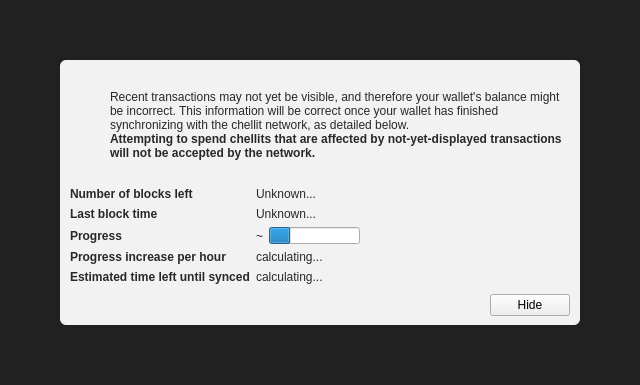
<?xml version="1.0" encoding="UTF-8"?>
<ui version="4.0">
 <class>ModalOverlay</class>
 <widget class="ModalOverlay" name="ModalOverlay">
  <property name="geometry">
   <rect>
    <x>0</x>
    <y>0</y>
    <width>640</width>
    <height>385</height>
   </rect>
  </property>
  <property name="windowTitle">
   <string>Form</string>
  </property>
  <layout class="QVBoxLayout" name="verticalLayout" stretch="0">
   <property name="sizeConstraint">
    <enum>QLayout::SetDefaultConstraint</enum>
   </property>
   <property name="leftMargin">
    <number>0</number>
   </property>
   <property name="topMargin">
    <number>0</number>
   </property>
   <property name="rightMargin">
    <number>0</number>
   </property>
   <property name="bottomMargin">
    <number>0</number>
   </property>
   <item>
    <widget class="QWidget" name="bgWidget" native="true">
     <property name="styleSheet">
      <string notr="true">#bgWidget { background: rgba(0,0,0,220); }</string>
     </property>
     <layout class="QVBoxLayout" name="verticalLayoutMain" stretch="1">
      <property name="leftMargin">
       <number>60</number>
      </property>
      <property name="topMargin">
       <number>60</number>
      </property>
      <property name="rightMargin">
       <number>60</number>
      </property>
      <property name="bottomMargin">
       <number>60</number>
      </property>
      <item>
       <widget class="QWidget" name="contentWidget" native="true">
        <property name="styleSheet">
         <string notr="true">#contentWidget { background: rgba(255,255,255,240); border-radius: 6px; }

QLabel { color: rgb(40,40,40);  }</string>
        </property>
        <layout class="QVBoxLayout" name="verticalLayoutSub" stretch="1,0,0,0">
         <property name="spacing">
          <number>0</number>
         </property>
         <property name="leftMargin">
          <number>10</number>
         </property>
         <property name="topMargin">
          <number>10</number>
         </property>
         <property name="rightMargin">
          <number>10</number>
         </property>
         <property name="bottomMargin">
          <number>10</number>
         </property>
         <item>
          <layout class="QHBoxLayout" name="horizontalLayoutIconText" stretch="0,1">
           <property name="topMargin">
            <number>20</number>
           </property>
           <item>
            <layout class="QVBoxLayout" name="verticalLayoutIcon">
             <property name="leftMargin">
              <number>0</number>
             </property>
             <item>
              <widget class="QPushButton" name="warningIcon">
               <property name="enabled">
                <bool>false</bool>
               </property>
               <property name="text">
                <string/>
               </property>
               <property name="icon">
                <iconset>
                 <normaloff>:/icons/warning</normaloff>
                 <disabledoff>:/icons/warning</disabledoff>:/icons/warning</iconset>
               </property>
               <property name="iconSize">
                <size>
                 <width>48</width>
                 <height>48</height>
                </size>
               </property>
               <property name="flat">
                <bool>true</bool>
               </property>
              </widget>
             </item>
             <item>
              <spacer name="verticalSpacerWarningIcon">
               <property name="orientation">
                <enum>Qt::Vertical</enum>
               </property>
               <property name="sizeHint" stdset="0">
                <size>
                 <width>20</width>
                 <height>40</height>
                </size>
               </property>
              </spacer>
             </item>
            </layout>
           </item>
           <item>
            <layout class="QVBoxLayout" name="verticalLayoutInfoText">
             <property name="leftMargin">
              <number>0</number>
             </property>
             <property name="topMargin">
              <number>0</number>
             </property>
             <item>
              <widget class="QLabel" name="infoText">
               <property name="text">
                <string>Recent transactions may not yet be visible, and therefore your wallet's balance might be incorrect. This information will be correct once your wallet has finished synchronizing with the chellit network, as detailed below.</string>
               </property>
               <property name="textFormat">
                <enum>Qt::RichText</enum>
               </property>
               <property name="wordWrap">
                <bool>true</bool>
               </property>
              </widget>
             </item>
             <item>
              <widget class="QLabel" name="infoTextStrong">
               <property name="font">
                <font>
                 <weight>75</weight>
                 <bold>true</bold>
                </font>
               </property>
               <property name="text">
                <string>Attempting to spend chellits that are affected by not-yet-displayed transactions will not be accepted by the network.</string>
               </property>
               <property name="textFormat">
                <enum>Qt::RichText</enum>
               </property>
               <property name="wordWrap">
                <bool>true</bool>
               </property>
              </widget>
             </item>
             <item>
              <spacer name="verticalSpacerInTextSpace">
               <property name="orientation">
                <enum>Qt::Vertical</enum>
               </property>
               <property name="sizeHint" stdset="0">
                <size>
                 <width>20</width>
                 <height>40</height>
                </size>
               </property>
              </spacer>
             </item>
            </layout>
           </item>
          </layout>
         </item>
         <item>
          <spacer name="verticalSpacerAfterText">
           <property name="orientation">
            <enum>Qt::Vertical</enum>
           </property>
           <property name="sizeHint" stdset="0">
            <size>
             <width>20</width>
             <height>40</height>
            </size>
           </property>
          </spacer>
         </item>
         <item>
          <layout class="QFormLayout" name="formLayout">
           <property name="fieldGrowthPolicy">
            <enum>QFormLayout::FieldsStayAtSizeHint</enum>
           </property>
           <property name="horizontalSpacing">
            <number>6</number>
           </property>
           <property name="verticalSpacing">
            <number>6</number>
           </property>
           <property name="topMargin">
            <number>10</number>
           </property>
           <item row="0" column="0">
            <widget class="QLabel" name="labelNumberOfBlocksLeft">
             <property name="font">
              <font>
               <weight>75</weight>
               <bold>true</bold>
              </font>
             </property>
             <property name="text">
              <string>Number of blocks left</string>
             </property>
            </widget>
           </item>
           <item row="0" column="1">
            <widget class="QLabel" name="numberOfBlocksLeft">
             <property name="text">
              <string>Unknown...</string>
             </property>
            </widget>
           </item>
           <item row="1" column="0">
            <widget class="QLabel" name="labelLastBlockTime">
             <property name="font">
              <font>
               <weight>75</weight>
               <bold>true</bold>
              </font>
             </property>
             <property name="text">
              <string>Last block time</string>
             </property>
            </widget>
           </item>
           <item row="1" column="1">
            <widget class="QLabel" name="newestBlockDate">
             <property name="sizePolicy">
              <sizepolicy hsizetype="Maximum" vsizetype="Preferred">
               <horstretch>0</horstretch>
               <verstretch>0</verstretch>
              </sizepolicy>
             </property>
             <property name="text">
              <string>Unknown...</string>
             </property>
            </widget>
           </item>
           <item row="2" column="0">
            <widget class="QLabel" name="labelSyncDone">
             <property name="font">
              <font>
               <weight>75</weight>
               <bold>true</bold>
              </font>
             </property>
             <property name="text">
              <string>Progress</string>
             </property>
            </widget>
           </item>
           <item row="2" column="1">
            <layout class="QHBoxLayout" name="horizontalLayoutSync" stretch="0,1">
             <item>
              <widget class="QLabel" name="percentageProgress">
               <property name="text">
                <string notr="true">~</string>
               </property>
              </widget>
             </item>
             <item>
              <widget class="QProgressBar" name="progressBar">
               <property name="value">
                <number>24</number>
               </property>
               <property name="format">
                <string/>
               </property>
              </widget>
             </item>
            </layout>
           </item>
           <item row="4" column="0">
            <widget class="QLabel" name="labelProgressIncrease">
             <property name="font">
              <font>
               <weight>75</weight>
               <bold>true</bold>
              </font>
             </property>
             <property name="text">
              <string>Progress increase per hour</string>
             </property>
            </widget>
           </item>
           <item row="4" column="1">
            <widget class="QLabel" name="progressIncreasePerH">
             <property name="text">
              <string>calculating...</string>
             </property>
            </widget>
           </item>
           <item row="5" column="0">
            <widget class="QLabel" name="labelEstimatedTimeLeft">
             <property name="font">
              <font>
               <weight>75</weight>
               <bold>true</bold>
              </font>
             </property>
             <property name="text">
              <string>Estimated time left until synced</string>
             </property>
            </widget>
           </item>
           <item row="5" column="1">
            <widget class="QLabel" name="expectedTimeLeft">
             <property name="text">
              <string>calculating...</string>
             </property>
            </widget>
           </item>
          </layout>
         </item>
         <item>
          <layout class="QHBoxLayout" name="horizontalLayoutButtons">
           <property name="leftMargin">
            <number>10</number>
           </property>
           <property name="topMargin">
            <number>10</number>
           </property>
           <item>
            <spacer name="horizontalSpacer">
             <property name="orientation">
              <enum>Qt::Horizontal</enum>
             </property>
             <property name="sizeHint" stdset="0">
              <size>
               <width>40</width>
               <height>20</height>
              </size>
             </property>
            </spacer>
           </item>
           <item>
            <widget class="QPushButton" name="closeButton">
             <property name="text">
              <string>Hide</string>
             </property>
            </widget>
           </item>
          </layout>
         </item>
        </layout>
       </widget>
      </item>
     </layout>
    </widget>
   </item>
  </layout>
 </widget>
 <customwidgets>
  <customwidget>
   <class>ModalOverlay</class>
   <extends>QWidget</extends>
   <header>modaloverlay.h</header>
   <container>1</container>
  </customwidget>
 </customwidgets>
 <resources/>
 <connections/>
</ui>
